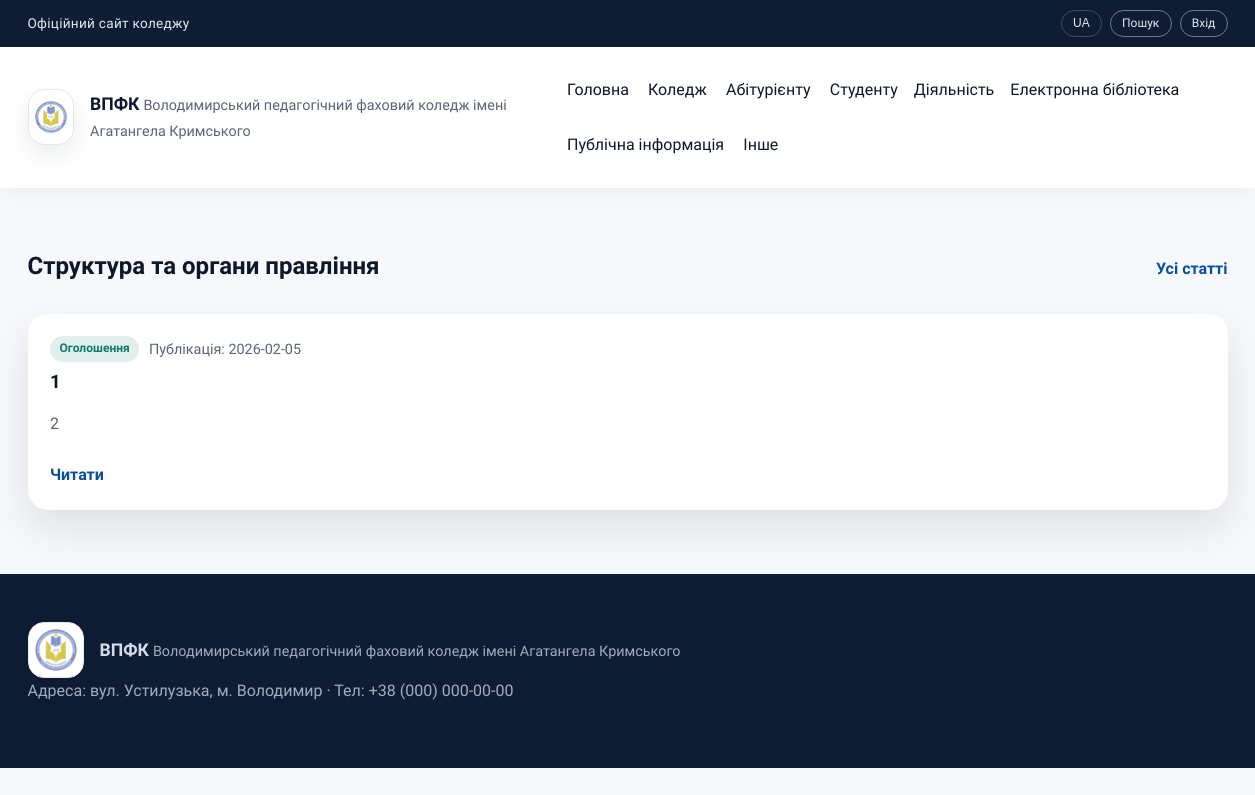
Page /section/9 on the earlier database version.
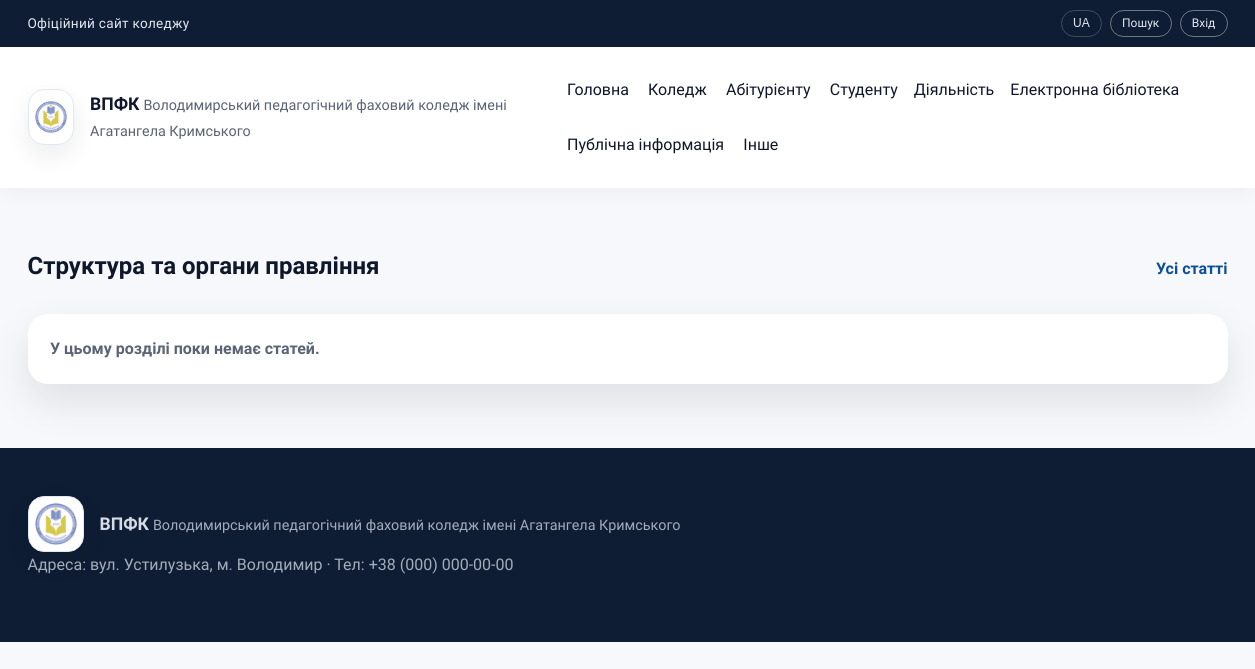
Same page on the later database version.
### tables this page shows
CREATE TABLE menu_items (
          id INTEGER PRIMARY KEY AUTOINCREMENT,
          parent_id INTEGER,
          title TEXT NOT NULL,
          url TEXT NOT NULL,
          sort_order INTEGER NOT NULL DEFAULT 0,
          FOREIGN KEY(parent_id) REFERENCES menu_items(id)
        );

CREATE TABLE articles (
          id INTEGER PRIMARY KEY AUTOINCREMENT,
          title TEXT NOT NULL,
          summary TEXT NOT NULL,
          content TEXT NOT NULL,
          category TEXT NOT NULL,
          section_id INTEGER,
          published_date TEXT NOT NULL,
          event_date TEXT,
          external_link TEXT,
          created_at TEXT NOT NULL,
          updated_at TEXT NOT NULL, featured_image TEXT, image_gallery TEXT,
          FOREIGN KEY(section_id) REFERENCES menu_items(id)
        );

### app.py (the view)
@app.route("/section/<int:section_id>")
def section(section_id: int):
    menu_tree = get_menu_tree()
    section_item = find_menu_item(menu_tree, section_id)
    if not section_item:
        abort(404)
    section_ids = get_descendant_ids(section_id)
    placeholders = ",".join("?" * len(section_ids))
    articles = query_db(
        f"""
        SELECT articles.*, menu_items.title AS section_title
        FROM articles
        LEFT JOIN menu_items ON menu_items.id = articles.section_id
        WHERE articles.section_id IN ({placeholders})
        ORDER BY articles.published_date DESC
        """,
        tuple(section_ids),
    )
    return render_template(
        "section.html",
        section_item=section_item,
        articles=articles,
        active_title=section_item["title"],
    )

### app.py (called while the page is built)
def get_db() -> sqlite3.Connection:
    if "db" not in g:
        conn = sqlite3.connect(DB_PATH)
        conn.row_factory = sqlite3.Row
        g.db = conn
    return g.db

def query_db(query: str, args: tuple = (), one: bool = False):
    db = get_db()
    cursor = db.execute(query, args)
    rows = cursor.fetchall()
    cursor.close()
    if one:
        return rows[0] if rows else None
    return rows

def get_menu_tree() -> List[dict]:
    rows = query_db("SELECT * FROM menu_items ORDER BY sort_order, title")
    return build_menu_tree(rows)

def find_menu_item(nodes: List[dict], item_id: int) -> Optional[dict]:
    for node in nodes:
        if node["id"] == item_id:
            return node
        found = find_menu_item(node["children"], item_id)
        if found:
            return found
    return None

@app.context_processor
def inject_globals():
    return {
        "menu_items": get_menu_tree(),
        "current_user": g.get("user"),
    }

@app.before_request
def load_user():
    g.user = None
    user_id = session.get("user_id")
    if user_id:
        user = query_db("SELECT * FROM users WHERE id = ?", (user_id,), one=True)
        if user:
            g.user = user

### templates/section.html (shortened to what this page needs)
{% extends "layout.html" %}
{% block content %}
  <section class="section">
    <div class="container">
      <div class="section-header">
        <h1>{{ section_item.title }}</h1>
        <a class="link" href="{{ url_for('articles') }}">Усі статті</a>
      </div>
      <div class="article-list">
        {% for article in articles %}
          <article class="article-card">
            {% set thumb = article.featured_image %}
            {% if not thumb and article.image_gallery %}
              {% set gallery = article.image_gallery|from_json if article.image_gallery else [] %}
              {% if gallery %}
                {% set thumb = gallery[0] %}
              {% endif %}
            {% endif %}
            <div class="article-meta">
              <span class="badge">{{ article.category }}</span>
              <span class="muted">Публікація: {{ article.published_date }}</span>
            </div>
            <h3>
              {% if article.external_link %}
                <a href="{{ article.external_link }}" target="_blank">{{ article.title }}</a>
              {% else %}
                <a href="{{ url_for('article_detail', article_id=article.id) }}">{{ article.title }}</a>
              {% endif %}
            </h3>
            <p>{{ article.summary }}</p>
            <div class="article-footer">
              {% if article.external_link %}
                <a class="link" href="{{ article.external_link }}" target="_blank">Перейти</a>
              {% else %}
                <a class="link" href="{{ url_for('article_detail', article_id=article.id) }}">Читати</a>
              {% endif %}
            </div>
          </article>
        {% else %}
          <div class="empty-state">У цьому розділі поки немає статей.</div>
        {% endfor %}
      </div>
    </div>
  </section>
{% endblock %}

### templates/_menu.html (shortened to what this page needs)
{% macro render_menu(items, active_title=None, level=0) %}
  {% for item in items %}
    {% set active_class = "nav-highlight" if item.title == active_title else "" %}
    {% if item.children %}
      <div class="nav-item has-submenu submenu-level-{{ level }}">
        <span class="nav-title {{ active_class }}">{{ item.title }}</span>
      </div>
    {% else %}
      <a href="{{ item.url or '#' }}" class="{{ active_class }}">{{ item.title }}</a>
    {% endif %}
  {% endfor %}
{% endmacro %}

Differences in the rows shown:
removed articles: category "Оголошення", published_date "2026-02-05", title "1", summary "2"
Other differences:
text now shown: "У цьому розділі поки немає статей."
